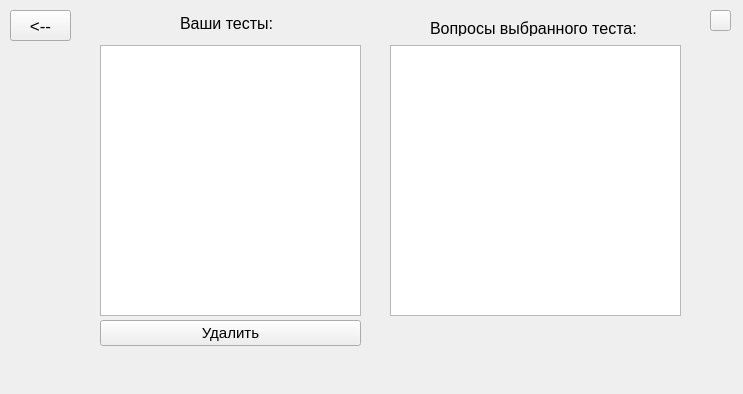
<?xml version="1.0" encoding="UTF-8"?>
<ui version="4.0">
 <class>Form</class>
 <widget class="QWidget" name="Form">
  <property name="geometry">
   <rect>
    <x>0</x>
    <y>0</y>
    <width>743</width>
    <height>394</height>
   </rect>
  </property>
  <property name="windowTitle">
   <string>Удаление теста</string>
  </property>
  <widget class="QPushButton" name="return_btn">
   <property name="geometry">
    <rect>
     <x>10</x>
     <y>10</y>
     <width>61</width>
     <height>31</height>
    </rect>
   </property>
   <property name="font">
    <font>
     <pointsize>13</pointsize>
    </font>
   </property>
   <property name="text">
    <string>&lt;--</string>
   </property>
  </widget>
  <widget class="QLabel" name="label">
   <property name="geometry">
    <rect>
     <x>180</x>
     <y>15</y>
     <width>111</width>
     <height>16</height>
    </rect>
   </property>
   <property name="font">
    <font>
     <pointsize>12</pointsize>
    </font>
   </property>
   <property name="text">
    <string>Ваши тесты:</string>
   </property>
  </widget>
  <widget class="QPushButton" name="instruction_btn">
   <property name="geometry">
    <rect>
     <x>710</x>
     <y>10</y>
     <width>21</width>
     <height>21</height>
    </rect>
   </property>
   <property name="font">
    <font>
     <pointsize>8</pointsize>
    </font>
   </property>
   <property name="text">
    <string/>
   </property>
  </widget>
  <widget class="QListWidget" name="tests_list">
   <property name="geometry">
    <rect>
     <x>100</x>
     <y>45</y>
     <width>261</width>
     <height>271</height>
    </rect>
   </property>
  </widget>
  <widget class="QPushButton" name="del_btn">
   <property name="geometry">
    <rect>
     <x>100</x>
     <y>320</y>
     <width>261</width>
     <height>26</height>
    </rect>
   </property>
   <property name="font">
    <font>
     <pointsize>11</pointsize>
    </font>
   </property>
   <property name="text">
    <string>Удалить</string>
   </property>
  </widget>
  <widget class="QLabel" name="status_label">
   <property name="geometry">
    <rect>
     <x>0</x>
     <y>370</y>
     <width>743</width>
     <height>24</height>
    </rect>
   </property>
   <property name="text">
    <string/>
   </property>
  </widget>
  <widget class="QLabel" name="label_2">
   <property name="geometry">
    <rect>
     <x>430</x>
     <y>20</y>
     <width>251</width>
     <height>16</height>
    </rect>
   </property>
   <property name="font">
    <font>
     <pointsize>12</pointsize>
    </font>
   </property>
   <property name="text">
    <string>Вопросы выбранного теста:</string>
   </property>
  </widget>
  <widget class="QListWidget" name="questions_list">
   <property name="geometry">
    <rect>
     <x>390</x>
     <y>45</y>
     <width>291</width>
     <height>271</height>
    </rect>
   </property>
  </widget>
 </widget>
 <resources/>
 <connections/>
</ui>
